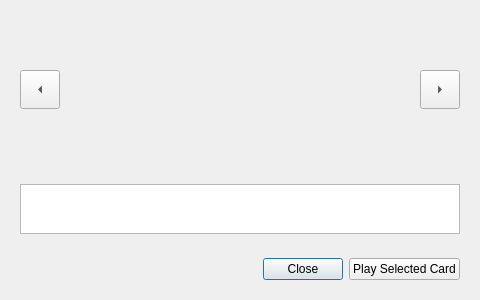
<?xml version="1.0" encoding="UTF-8"?>
<ui version="4.0">
 <class>CardBrowserForm</class>
 <widget class="QDialog" name="CardBrowserForm">
  <property name="windowModality">
   <enum>Qt::ApplicationModal</enum>
  </property>
  <property name="geometry">
   <rect>
    <x>0</x>
    <y>0</y>
    <width>480</width>
    <height>300</height>
   </rect>
  </property>
  <property name="sizePolicy">
   <sizepolicy hsizetype="Preferred" vsizetype="Preferred">
    <horstretch>0</horstretch>
    <verstretch>0</verstretch>
   </sizepolicy>
  </property>
  <property name="windowTitle">
   <string>Cards</string>
  </property>
  <property name="locale">
   <locale language="English" country="UnitedKingdom"/>
  </property>
  <property name="modal">
   <bool>true</bool>
  </property>
  <layout class="QVBoxLayout" name="verticalLayout">
   <item>
    <widget class="QWidget" name="widgetMain" native="true">
     <property name="sizePolicy">
      <sizepolicy hsizetype="Preferred" vsizetype="Preferred">
       <horstretch>0</horstretch>
       <verstretch>1</verstretch>
      </sizepolicy>
     </property>
     <layout class="QHBoxLayout" name="horizontalLayout_2">
      <item>
       <widget class="QToolButton" name="buttonNavigateLeft">
        <property name="text">
         <string>...</string>
        </property>
        <property name="iconSize">
         <size>
          <width>32</width>
          <height>32</height>
         </size>
        </property>
        <property name="arrowType">
         <enum>Qt::LeftArrow</enum>
        </property>
       </widget>
      </item>
      <item>
       <spacer name="horizontalSpacer_2">
        <property name="orientation">
         <enum>Qt::Horizontal</enum>
        </property>
        <property name="sizeType">
         <enum>QSizePolicy::Expanding</enum>
        </property>
        <property name="sizeHint" stdset="0">
         <size>
          <width>10</width>
          <height>20</height>
         </size>
        </property>
       </spacer>
      </item>
      <item>
       <widget class="GameCardView" name="gameCardView1" native="true">
        <property name="sizePolicy">
         <sizepolicy hsizetype="Expanding" vsizetype="Expanding">
          <horstretch>0</horstretch>
          <verstretch>0</verstretch>
         </sizepolicy>
        </property>
        <property name="minimumSize">
         <size>
          <width>0</width>
          <height>0</height>
         </size>
        </property>
        <property name="baseSize">
         <size>
          <width>0</width>
          <height>0</height>
         </size>
        </property>
       </widget>
      </item>
      <item>
       <widget class="GameCardView" name="gameCardView2" native="true">
        <property name="sizePolicy">
         <sizepolicy hsizetype="Expanding" vsizetype="Expanding">
          <horstretch>0</horstretch>
          <verstretch>0</verstretch>
         </sizepolicy>
        </property>
        <property name="minimumSize">
         <size>
          <width>0</width>
          <height>0</height>
         </size>
        </property>
       </widget>
      </item>
      <item>
       <widget class="GameCardView" name="gameCardView3" native="true">
        <property name="sizePolicy">
         <sizepolicy hsizetype="Expanding" vsizetype="Expanding">
          <horstretch>0</horstretch>
          <verstretch>0</verstretch>
         </sizepolicy>
        </property>
        <property name="minimumSize">
         <size>
          <width>0</width>
          <height>0</height>
         </size>
        </property>
       </widget>
      </item>
      <item>
       <widget class="GameCardView" name="gameCardView4" native="true">
        <property name="sizePolicy">
         <sizepolicy hsizetype="Expanding" vsizetype="Expanding">
          <horstretch>0</horstretch>
          <verstretch>0</verstretch>
         </sizepolicy>
        </property>
        <property name="minimumSize">
         <size>
          <width>0</width>
          <height>0</height>
         </size>
        </property>
       </widget>
      </item>
      <item>
       <spacer name="horizontalSpacer_6">
        <property name="orientation">
         <enum>Qt::Horizontal</enum>
        </property>
        <property name="sizeType">
         <enum>QSizePolicy::Expanding</enum>
        </property>
        <property name="sizeHint" stdset="0">
         <size>
          <width>10</width>
          <height>20</height>
         </size>
        </property>
       </spacer>
      </item>
      <item>
       <widget class="QToolButton" name="buttonNavigateRight">
        <property name="text">
         <string>...</string>
        </property>
        <property name="iconSize">
         <size>
          <width>32</width>
          <height>32</height>
         </size>
        </property>
        <property name="arrowType">
         <enum>Qt::RightArrow</enum>
        </property>
       </widget>
      </item>
     </layout>
    </widget>
   </item>
   <item>
    <widget class="QWidget" name="widgetDescription" native="true">
     <layout class="QHBoxLayout" name="horizontalLayout_3">
      <item>
       <widget class="QTextEdit" name="textEditDescription">
        <property name="sizePolicy">
         <sizepolicy hsizetype="Preferred" vsizetype="Fixed">
          <horstretch>0</horstretch>
          <verstretch>0</verstretch>
         </sizepolicy>
        </property>
        <property name="maximumSize">
         <size>
          <width>16777215</width>
          <height>50</height>
         </size>
        </property>
        <property name="readOnly">
         <bool>true</bool>
        </property>
        <property name="acceptRichText">
         <bool>false</bool>
        </property>
       </widget>
      </item>
     </layout>
    </widget>
   </item>
   <item>
    <widget class="QWidget" name="widgetBottom" native="true">
     <layout class="QHBoxLayout" name="horizontalLayout">
      <item>
       <spacer name="horizontalSpacer">
        <property name="orientation">
         <enum>Qt::Horizontal</enum>
        </property>
        <property name="sizeHint" stdset="0">
         <size>
          <width>40</width>
          <height>20</height>
         </size>
        </property>
       </spacer>
      </item>
      <item>
       <widget class="QPushButton" name="buttonClose">
        <property name="text">
         <string>Close</string>
        </property>
       </widget>
      </item>
      <item>
       <widget class="QPushButton" name="buttonPlaySelectedCard">
        <property name="text">
         <string>Play Selected Card</string>
        </property>
        <property name="autoDefault">
         <bool>false</bool>
        </property>
       </widget>
      </item>
     </layout>
    </widget>
   </item>
  </layout>
 </widget>
 <customwidgets>
  <customwidget>
   <class>GameCardView</class>
   <extends>QWidget</extends>
   <header>GameCardView.h</header>
   <container>1</container>
  </customwidget>
 </customwidgets>
 <resources>
  <include location="../resources/Resources.qrc"/>
 </resources>
 <connections>
  <connection>
   <sender>buttonClose</sender>
   <signal>clicked()</signal>
   <receiver>CardBrowserForm</receiver>
   <slot>close()</slot>
   <hints>
    <hint type="sourcelabel">
     <x>407</x>
     <y>302</y>
    </hint>
    <hint type="destinationlabel">
     <x>307</x>
     <y>166</y>
    </hint>
   </hints>
  </connection>
 </connections>
</ui>
